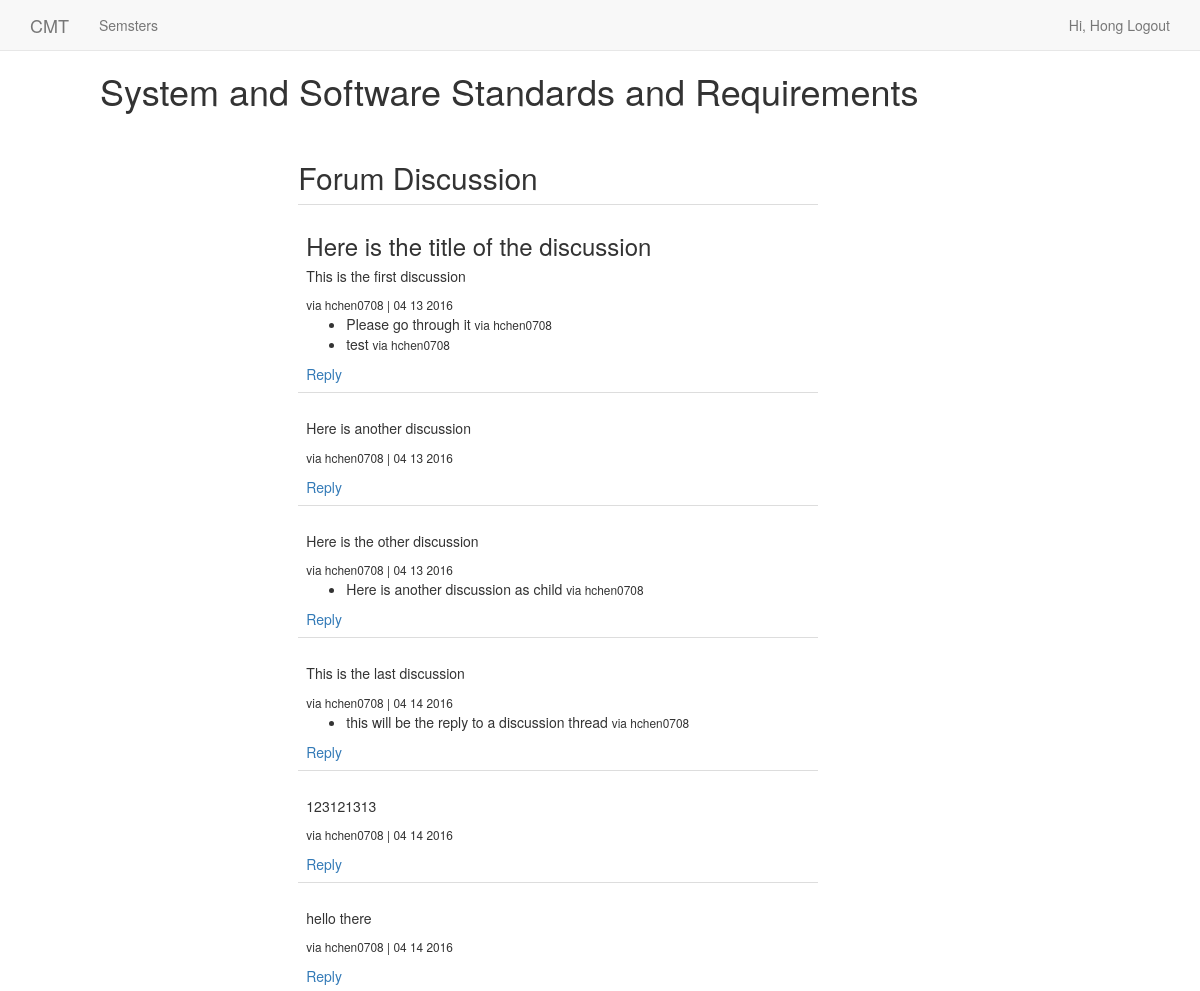
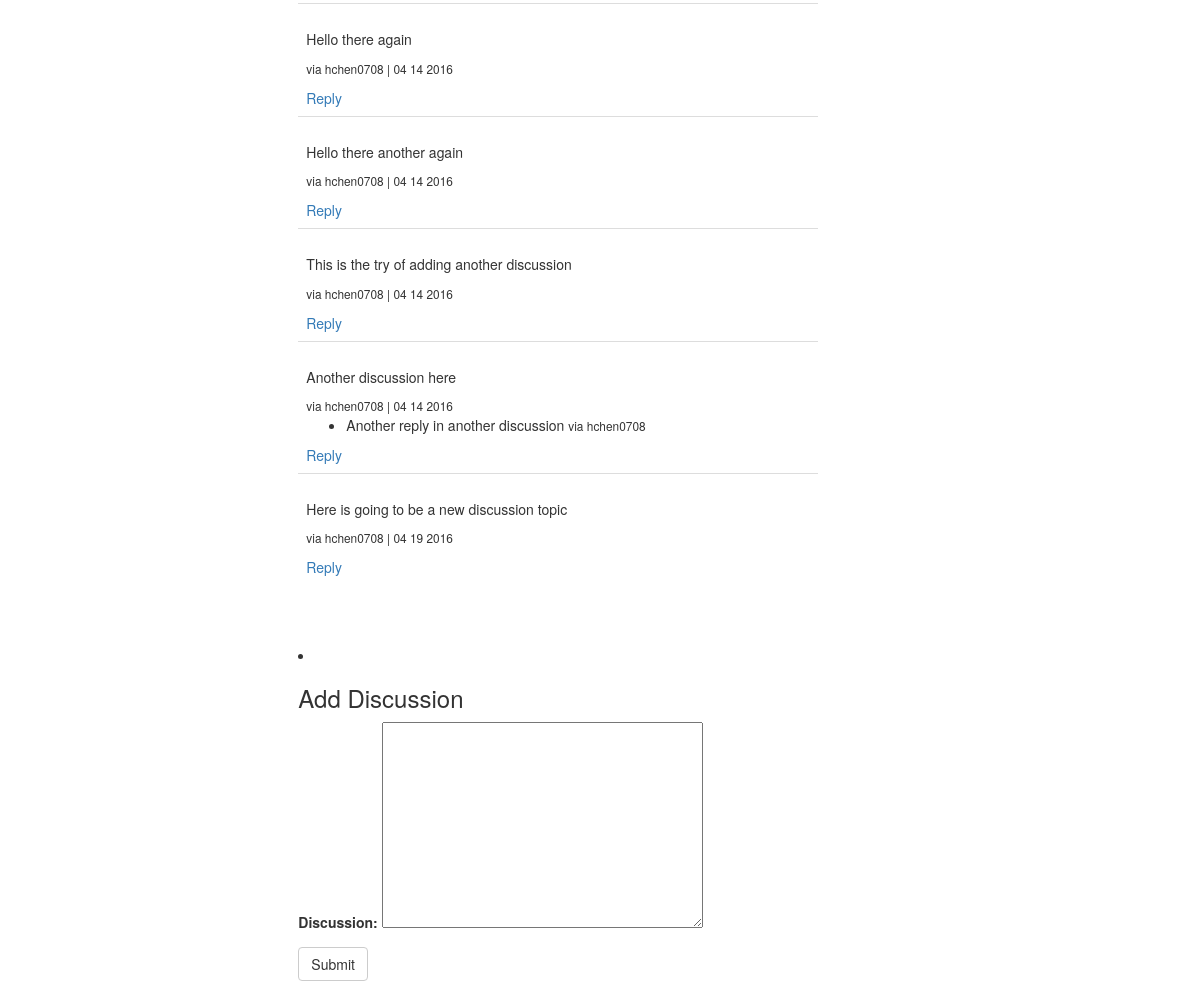
Screenshot of /semester/Spring-2015/system-and-software-standards-and-requirements/forum/ (signed in) with the database file from the repository (2 pictures, top to bottom).
### student_accounts/models.py (models this page shows, shortened)
class MyUser(AbstractBaseUser):
    username = models.CharField(
    max_length=255,
    unique=True,
    )
    email = models.EmailField(
    verbose_name='email address',
    max_length=255,
    unique=True,
    )
    first_name= models.CharField(
    max_length=120,
    null=True,
    blank=True,
    )
    last_name= models.CharField(
    max_length=120,
    null=True,
    blank=True,
    )
    is_active = models.BooleanField(default=True)
    is_admin = models.BooleanField(default=False)
    cwid = models.IntegerField(blank=True, null=True)
    objects = MyUserManager()
    USERNAME_FIELD = 'username'
    REQUIRED_FIELDS = ['email']

### courses/models.py (models this page shows, shortened)
class Course(models.Model):
    title = models.CharField(max_length=120)
    course_code = models.CharField(max_length=20)
    unit = models.IntegerField(default=0)
    lecturer = models.CharField(max_length=40, blank=True)
    semester = models.ForeignKey("Semester", default=1)
    course_description = models.TextField(blank=True)
    currently_enrolled = models.BooleanField(default=True)
    slug = models.SlugField(unique=True, null=True, blank=True, max_length=120)
    objects = CourseManager()
    class Meta:
        unique_together = ('slug', 'semester')

### forum/models.py (models this page shows, shortened)
class Discussion(models.Model):
    user = models.ForeignKey(MyUser)
    parent = models.ForeignKey("self", null=True, blank=True)
    title = models.CharField(max_length=350, blank=True)
    path = models.CharField(max_length=350)
    course = models.ForeignKey(Course, null=True, blank=True)
    content = models.TextField()
    timestamp = models.DateTimeField(auto_now=False, auto_now_add=True)
    update = models.DateTimeField(auto_now=True, auto_now_add=False)
    objects = DiscussionManager()
    class Meta:
        ordering = ['timestamp']
    @property
    def is_child(self):
        if self.parent is not None:
            return True
        else:
            return False
    def get_children(self):
        if self.is_child:
            return None
        else:
            return Discussion.objects.filter(parent=self)
    def get_absolute_url(self):
        return reverse('discussion_thread', kwargs={"id": self.id, "semester_slug": self.course.semester.slug,
                                                    "course_slug": self.course.slug})

### forum/views.py (the view, shortened to what this page needs)
# urls.py: url(r'^semester/(?P<semester_slug>[\w-]+)/(?P<course_slug>[\w-]+)/forum/$', forum_views.discussion_list,
@login_required
def discussion_list(request, semester_slug, course_slug):
    semester = Semester.objects.get(slug=semester_slug)
    course = Course.objects.get(slug=course_slug)
    discussions = Discussion.objects.filter(course=course)
    discussion_form = DiscussionForm(request.POST or None)
    parent_discussion = None
    return render(request, 'forum.html', {
        "course": course,
        "discussions": discussions,
        "discussion_form": discussion_form})

### forum/forms.py
class DiscussionForm(forms.Form):
    discussion = forms.CharField(widget=forms.Textarea)

### courses/models.py (called while the page is built)
    def get_queryset(self):
        return CourseQueryset(self.model, using=self._db)

### templates/forum.html (shortened to what this page needs)
{% extends 'base.html' %}
{% block content %}
	<div class="col-sm-offset-1">
		<h1>{{ course.title }}</h1><br/>
		<div class="col-sm-6 col-sm-offset-2">
			<h2>Forum Discussion</h2>
			<table class="table">
				{% for discussion in discussions %}
					{% if not discussion.is_child %}
						<tr><td>
						<h3>{{ discussion.title }}</h3>
						<h5>{{ discussion.content }}</h5>
						<small> via {{ discussion.user }} | {{ discussion.timestamp|date:"m d Y"}}</small><br/>
						<ul>
						{% for child in discussion.get_children %}
							<li>{{ child.content }} <small>via {{ child.user }}</small></li>
						{% endfor %}
						</ul>
						<a href="#" class="reply_btn">Reply</a>
						</td></tr>
					{% endif %}
				{% endfor %}
			</table>
			<br/><br/>
			<li>
			<h3>Add Discussion</h3></li>
			<form method="POST" action="">{% csrf_token %}
				{{ discussion_form.as_p }}
				<input type="submit" class="btn btn-default" value="Submit">
			</form>
		</div>
	</div>
{% endblock %}

### templates/base.html (shortened to what this page needs)
<!DOCTYPE html>
<html lang="en">
  <head>
{% include 'bootstrapcore.html' %}
  </head>
  <body>
{% include 'navbar.html' %}
{% block content %}
{% endblock %}
  </body>
</html>

### templates/bootstrapcore.html (shortened to what this page needs)
    <link rel="stylesheet" href="https://maxcdn.bootstrapcdn.com/bootstrap/3.3.6/css/bootstrap.min.css">
    <link href="http://getbootstrap.com/assets/css/ie10-viewport-bug-workaround.css" rel="stylesheet">

### templates/navbar.html (shortened to what this page needs)
    <nav class="navbar navbar-default navbar-static-top">
      <div class="container">
        <div class="navbar-header">
          <a class="navbar-brand" href="/">CMT</a>
        </div>
        <div id="navbar" class="navbar-collapse collapse">
          <ul class="nav navbar-nav">
            <li><a href="{% url 'semester_list' %}">Semsters</a></li>
           </ul>
          <ul class="nav navbar-nav navbar-right">
          {% if user.is_authenticated %}
            <li> <a href="{% url 'logout' %}">Hi, {{user.first_name}} Logout</a></li>
          {% else %}
            <li><a href="{% url 'login' %}">Login</a></li>
          {% endif %}
          </ul>
        </div>
      </div>
    </nav>

### rows the page displays
MyUser: first_name "Hong"
Course: title "System and Software Standards and Requirements"
Discussion: title "Here is the title of the discussion", content "This is the first discussion", user "hchen0708", timestamp "04 13 2016"
Discussion: content "Please go through it", user "hchen0708"
Discussion: content "test", user "hchen0708"
Discussion: content "Here is another discussion", user "hchen0708", timestamp "04 13 2016"
Discussion: content "Here is the other discussion", user "hchen0708", timestamp "04 13 2016"
Discussion: content "Here is another discussion as child", user "hchen0708"
Discussion: content "This is the last discussion", user "hchen0708", timestamp "04 14 2016"
Discussion: content "this will be the reply to a discussion thread", user "hchen0708"
Discussion: content "123121313", user "hchen0708", timestamp "04 14 2016"
Discussion: content "hello there", user "hchen0708", timestamp "04 14 2016"
Discussion: content "Hello there again", user "hchen0708", timestamp "04 14 2016"
Discussion: content "Hello there another again", user "hchen0708", timestamp "04 14 2016"
Discussion: content "This is the try of adding another discussion", user "hchen0708", timestamp "04 14 2016"
Discussion: content "Another discussion here", user "hchen0708", timestamp "04 14 2016"
Discussion: content "Another reply in another discussion", user "hchen0708"
Discussion: content "Here is going to be a new discussion topic", user "hchen0708", timestamp "04 19 2016"
